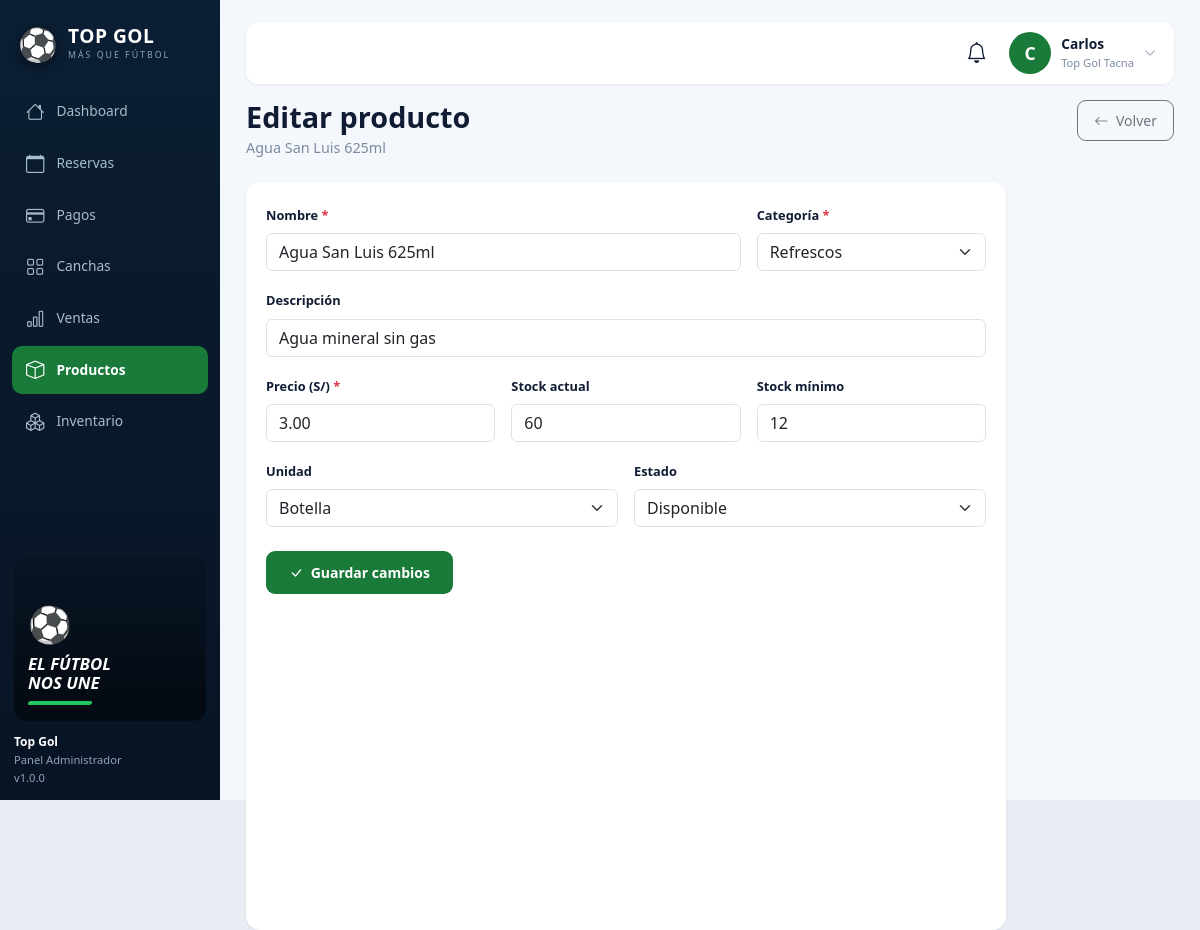
The page /admin/productos/editar/2 (signed in) on the database its author committed.
### tables this page shows
CREATE TABLE `productos` (
  `id` INT NOT NULL AUTO_INCREMENT,
  `nombre` VARCHAR(100) NOT NULL,
  `descripcion` VARCHAR(255) DEFAULT NULL,
  `categoria` ENUM('refrescos', 'bebidas_alcoholicas', 'snacks', 'hidratantes', 'otros') NOT NULL DEFAULT 'otros',
  `precio` DECIMAL(10,2) NOT NULL,
  `stock` INT NOT NULL DEFAULT 0,
  `stock_minimo` INT NOT NULL DEFAULT 5,
  `unidad` VARCHAR(20) NOT NULL DEFAULT 'unidad',
  `estado` ENUM('disponible', 'agotado', 'descontinuado') NOT NULL DEFAULT 'disponible',
  `created_at` TIMESTAMP NOT NULL DEFAULT CURRENT_TIMESTAMP,
  `updated_at` TIMESTAMP NOT NULL DEFAULT CURRENT_TIMESTAMP ON UPDATE CURRENT_TIMESTAMP,
  PRIMARY KEY (`id`),
  KEY `idx_producto_categoria` (`categoria`),
  KEY `idx_producto_estado` (`estado`)
);

### app/Controllers/ProductoController.php (called while the page is built, shortened)
<?php
class ProductoController extends Controller {
    public function edit(string|int $id): void {
        $modelo = new Producto();
        $producto = $modelo->obtenerPorId((int)$id);
        $this->view('productos/form', [
            'titulo'     => "Editar: {$producto['nombre']} - Panel Administrador",
            'adminMenu'  => 'productos',
            'categorias' => Producto::CATEGORIAS,
            'producto'   => $producto,
        ], false);
    }
}

### public/index.php (called while the page is built, shortened)
<?php
require_once APP_PATH . DIRECTORY_SEPARATOR . 'Helpers' . DIRECTORY_SEPARATOR . 'helpers.php';
spl_autoload_register(function (string $clase): void {
    $prefijo = 'App\\';
    $longitudPrefijo = strlen($prefijo);
    $claseRelativa = substr($clase, $longitudPrefijo);
    $rutaArchivo = APP_PATH . DIRECTORY_SEPARATOR . str_replace('\\', DIRECTORY_SEPARATOR, $claseRelativa) . '.php';
});
$router = new App\Core\Router();
$router->get('/', 'HomeController@index');
$router->get('/canchas', 'CanchaController@index');
$router->get('/cancha/crear', 'CanchaController@create', ['admin']);
$router->post('/cancha/guardar', 'CanchaController@store', ['admin']);
$router->get('/cancha/ver/{id}', 'CanchaController@show');
$router->get('/cancha/editar/{id}', 'CanchaController@edit', ['admin']);
$router->post('/cancha/actualizar/{id}', 'CanchaController@update', ['admin']);
$router->get('/cancha/eliminar/{id}', 'CanchaController@delete', ['admin']);
$router->post('/cancha/eliminar/{id}', 'CanchaController@delete', ['admin']);
$router->post('/cancha/estado/{id}', 'CanchaController@toggleEstado', ['admin']);
$router->get('/reservas', 'ReservaController@index', ['admin']);
$router->get('/reserva/formulario', 'ReservaController@formulario', ['auth']);
$router->get('/reserva/formulario/{id_cancha}', 'ReservaController@formulario', ['auth']);
$router->get('/reserva/crear', 'ReservaController@create', ['auth']);
$router->get('/reserva/crear/{id_cancha}', 'ReservaController@create', ['auth']);
$router->post('/reserva/guardar', 'ReservaController@store', ['auth']);
$router->get('/reserva/cancelar/{id}', 'ReservaController@cancel', ['auth']);
$router->post('/reserva/estado/{id}', 'ReservaController@updateStatus', ['admin']);
$router->get('/mis-reservas', 'ReservaController@misReservas', ['auth']);
$router->get('/mis-reservas/{id}', 'ReservaController@detalle', ['auth']);
$router->get('/admin/reservas', 'ReservaController@adminPanel', ['admin']);
$router->get('/admin/calendario', 'ReservaController@calendario', ['admin']);
$router->post('/reserva/pago/{id}', 'ReservaController@updatePayment', ['admin']);
$router->get('/admin/productos', 'ProductoController@index', ['admin']);
$router->get('/admin/productos/crear', 'ProductoController@create', ['admin']);
$router->post('/admin/productos/guardar', 'ProductoController@store', ['admin']);
$router->get('/admin/productos/editar/{id}', 'ProductoController@edit', ['admin']);
$router->post('/admin/productos/actualizar/{id}', 'ProductoController@update', ['admin']);
$router->get('/admin/productos/eliminar/{id}', 'ProductoController@delete', ['admin']);
$router->get('/api/notificaciones', 'NotificacionController@listar', ['admin']);
$router->get('/api/notificaciones/stream', 'NotificacionController@stream', ['admin']);
$router->post('/api/notificaciones/{id}/leer', 'NotificacionController@leer', ['admin']);
$router->post('/api/notificaciones/leer-todas', 'NotificacionController@leerTodas', ['admin']);
$router->get('/api/cancha/disponibilidad', 'ReservaController@checkAvailability');
$router->get('/admin/dashboard', 'UsuarioController@dashboard', ['admin']);
$router->get('/admin/usuarios', 'UsuarioController@index', ['admin']);
$router->get('/eventos', 'ReservaController@eventosInfo');
$router->get('/evento', 'ReservaController@eventoCreate', ['auth']);
$router->get('/evento/crear', 'ReservaController@eventoCreate', ['auth']);
$router->post('/evento/guardar', 'ReservaController@eventoStore', ['auth']);
$router->get('/contacto', 'ContactoController@index');
$router->post('/contacto/enviar', 'ContactoController@enviar');
$router->get('/perfil', 'UsuarioController@perfil', ['auth']);
$router->post('/perfil/actualizar', 'UsuarioController@updatePerfil', ['auth']);
$router->post('/perfil/password', 'UsuarioController@updatePassword', ['auth']);
$router->get('/login', 'AuthController@showLogin', ['guest']);
$router->post('/login', 'AuthController@login', ['guest']);
$router->get('/register', 'AuthController@showRegister', ['guest']);
$router->post('/register', 'AuthController@register', ['guest']);
$router->get('/logout', 'AuthController@logout', ['auth']);
$router->get('/auth/google', 'AuthController@googleLogin', ['guest']);
$router->get('/auth/google/callback', 'AuthController@googleCallback', ['guest']);
$router->dispatch();

### app/Config/Database.php (called while the page is built, shortened)
<?php
class Database {
    private static ?PDO $instancia = null;
    public static function getConnection(): PDO {
        if (self::$instancia === null) {
            $host = defined('DB_HOST') ? DB_HOST : 'localhost';
            $port = defined('DB_PORT') ? DB_PORT : '3306';
            $dbName = defined('DB_NAME') ? DB_NAME : 'topgol_db';
            $user = defined('DB_USER') ? DB_USER : 'root';
            $pass = defined('DB_PASS') ? DB_PASS : '';
            $charset = defined('DB_CHARSET') ? DB_CHARSET : 'utf8mb4';
            $dsn = "mysql:host={$host};port={$port};dbname={$dbName};charset={$charset}";
            $opciones = [
                PDO::ATTR_ERRMODE            => PDO::ERRMODE_EXCEPTION,
                PDO::ATTR_DEFAULT_FETCH_MODE => PDO::FETCH_ASSOC,
                PDO::ATTR_EMULATE_PREPARES   => false,
                PDO::MYSQL_ATTR_INIT_COMMAND => "SET NAMES '{$charset}'"
            ];
            try {
                self::$instancia = new PDO($dsn, $user, $pass, $opciones);
            } catch (PDOException $e) {
                $mensaje = "Error de conexión a la base de datos: " . $e->getMessage();
                if (defined('APP_ENV') && APP_ENV === 'development') {
                    die("<div style='font-family:sans-serif;padding:20px;background:#fee2e2;color:#991b1b;border:1px solid #f87171;border-radius:8px;max-width:700px;margin:50px auto;'>
                        <h3 style='margin-top:0;'>⚠️ Error de Conexión en TOP GOL</h3>
                        <p>{$mensaje}</p>
                        <p><strong>Verifica lo siguiente:</strong></p>
                        <ul>
                            <li>Que el servicio MySQL en XAMPP esté iniciado.</li>
                            <li>Que la base de datos <code>topgol_db</code> haya sido importada usando el archivo <code>database/schema.sql</code>.</li>
                            <li>Que las credenciales en <code>.env</code> sean correctas.</li>
                        </ul>
                    </div>");
                }
                die("Error interno de conexión al servidor de datos. Intente más tarde.");
            }
        }
        return self::$instancia;
    }
}

### app/Models/Producto.php (called while the page is built, shortened)
<?php
class Producto extends Model {
    protected string $tabla = 'productos';
    public function obtenerPorId(int $id): ?array {
        $sql = "SELECT * FROM {$this->tabla} WHERE id = ? LIMIT 1";
        return $this->selectOne($sql, [$id]);
    }
}

### app/Core/Model.php (called while the page is built, shortened)
<?php
abstract class Model {
    protected PDO $db;
    public function __construct() {
        $this->db = Database::getConnection();
    }
    protected function query(string $sql, array $params = []): PDOStatement {
        $stmt = $this->db->prepare($sql);
        $stmt->execute($params);
        return $stmt;
    }
    protected function selectOne(string $sql, array $params = []): ?array {
        $stmt = $this->query($sql, $params);
        $resultado = $stmt->fetch(PDO::FETCH_ASSOC);
        return $resultado !== false ? $resultado : null;
    }
}

### app/Helpers/helpers.php (called while the page is built, shortened)
<?php
function url(string $ruta = ''): string {
    $rutaLimpia = ltrim($ruta, '/');
    if ($rutaLimpia === '') {
        return URL_BASE;
    }
    return URL_BASE . '/' . $rutaLimpia;
}

### app/Views/productos/form.php (the view, shortened to what this page needs)
<?php
$esEdicion = $producto !== null;
$p = $producto ?? [];
?>
<?php require VIEWS_PATH . DIRECTORY_SEPARATOR . 'layout' . DIRECTORY_SEPARATOR . 'admin_top.php'; ?>
            <div class="d-flex align-items-start justify-content-between gap-3 flex-wrap mb-4">
                <div>
                    <h1 class="adm-h1"><?= $esEdicion ? 'Editar producto' : 'Nuevo producto' ?></h1>
                    <p class="adm-sub"><?= $esEdicion ? htmlspecialchars((string)($p['nombre'] ?? '')) : 'Registra un producto en el inventario.' ?></p>
                </div>
                <a href="<?= url('/admin/productos') ?>" class="btn btn-sm btn-outline-secondary" style="border-radius:9px;padding:9px 16px;">
                    <i class="bi bi-arrow-left me-1"></i> Volver
                </a>
            </div>
            <div class="panel" style="max-width:760px;">
                <form action="<?= $esEdicion ? url('/admin/productos/actualizar/' . $p['id']) : url('/admin/productos/guardar') ?>" method="POST" class="needs-validation" novalidate>
                    <div class="row g-3">
                        <div class="col-md-8">
                            <label for="nombre" class="form-label fw-semibold" style="font-size:.8rem;">Nombre <span class="text-danger">*</span></label>
                            <input type="text" class="form-control" id="nombre" name="nombre" value="<?= htmlspecialchars((string)($p['nombre'] ?? '')) ?>" placeholder="Ej: Gatorade 500ml" required>
                        </div>
                        <div class="col-md-4">
                            <label for="categoria" class="form-label fw-semibold" style="font-size:.8rem;">Categoría <span class="text-danger">*</span></label>
                            <select class="form-select" id="categoria" name="categoria" required>
                                <?php foreach ($categorias as $v => $l): ?>
                                    <option value="<?= $v ?>" <?= ($p['categoria'] ?? 'otros') === $v ? 'selected' : '' ?>><?= $l ?></option>
                                <?php endforeach; ?>
                            </select>
                        </div>
                        <div class="col-12">
                            <label for="descripcion" class="form-label fw-semibold" style="font-size:.8rem;">Descripción</label>
                            <input type="text" class="form-control" id="descripcion" name="descripcion" value="<?= htmlspecialchars((string)($p['descripcion'] ?? '')) ?>" placeholder="Detalle opcional del producto">
                        </div>
                        <div class="col-md-4">
                            <label for="precio" class="form-label fw-semibold" style="font-size:.8rem;">Precio (S/) <span class="text-danger">*</span></label>
                            <input type="number" class="form-control" id="precio" name="precio" step="0.50" min="0.50" value="<?= htmlspecialchars((string)($p['precio'] ?? '')) ?>" required>
                        </div>
                        <div class="col-md-4">
                            <label for="stock" class="form-label fw-semibold" style="font-size:.8rem;">Stock actual</label>
                            <input type="number" class="form-control" id="stock" name="stock" min="0" step="1" value="<?= htmlspecialchars((string)($p['stock'] ?? '0')) ?>">
                        </div>
                        <div class="col-md-4">
                            <label for="stock_minimo" class="form-label fw-semibold" style="font-size:.8rem;">Stock mínimo</label>
                            <input type="number" class="form-control" id="stock_minimo" name="stock_minimo" min="0" step="1" value="<?= htmlspecialchars((string)($p['stock_minimo'] ?? '5')) ?>">
                        </div>
                        <div class="col-md-6">
                            <label for="unidad" class="form-label fw-semibold" style="font-size:.8rem;">Unidad</label>
                            <select class="form-select" id="unidad" name="unidad">
                                <?php foreach (['unidad', 'botella', 'lata', 'bolsa', 'caja', 'paquete'] as $u): ?>
                                    <option value="<?= $u ?>" <?= ($p['unidad'] ?? 'unidad') === $u ? 'selected' : '' ?>><?= ucfirst($u) ?></option>
                                <?php endforeach; ?>
                            </select>
                        </div>
                        <div class="col-md-6">
                            <label for="estado" class="form-label fw-semibold" style="font-size:.8rem;">Estado</label>
                            <select class="form-select" id="estado" name="estado">
                                <?php foreach (['disponible' => 'Disponible', 'agotado' => 'Agotado', 'descontinuado' => 'Descontinuado'] as $v => $l): ?>
                                    <option value="<?= $v ?>" <?= ($p['estado'] ?? 'disponible') === $v ? 'selected' : '' ?>><?= $l ?></option>
                                <?php endforeach; ?>
                            </select>
                        </div>
                    </div>
                    <button type="submit" class="btn btn-sm fw-bold mt-4" style="background:#1a7a3a;color:#fff;border-radius:9px;padding:10px 22px;">
                        <i class="bi bi-check-lg me-1"></i> <?= $esEdicion ? 'Guardar cambios' : 'Registrar producto' ?>
                    </button>
                </form>
            </div>
<?php require VIEWS_PATH . DIRECTORY_SEPARATOR . 'layout' . DIRECTORY_SEPARATOR . 'admin_bottom.php'; ?>

### app/Core/Router.php (shortened to what this page needs)
<?php
class Router {
    private array $rutas = [
        'GET'  => [],
        'POST' => []
    ];
    private function registrar(string $metodo, string $ruta, string $accion, array $middlewares): void {
        $rutaNormalizada = '/' . trim($ruta, '/');
        preg_match_all('/\{([a-zA-Z0-9_]+)\}/', $rutaNormalizada, $matches);
        $nombresParametros = $matches[1] ?? [];
        $regex = preg_replace('/\{[a-zA-Z0-9_]+\}/', '([^/]+)', $rutaNormalizada);
        $regexFinal = '#^' . $regex . '$#';
        $this->rutas[$metodo][] = [
            'ruta'        => $rutaNormalizada,
            'regex'       => $regexFinal,
            'accion'      => $accion,
            'params'      => $nombresParametros,
            'middlewares' => $middlewares
        ];
    }
    public function dispatch(): void {
        $metodo = $_SERVER['REQUEST_METHOD'] ?? 'GET';
        $uri = $this->obtenerRutaActual();
        foreach ($this->rutas[$metodo] as $rutaInfo) {
            if (preg_match($rutaInfo['regex'], $uri, $matches)) {
                array_shift($matches);
                $this->ejecutarAccion($rutaInfo['accion'], $matches);
                return;
            }
        }
    }
    private function obtenerRutaActual(): string {
        if (!empty($_GET['url']) && $_GET['url'] !== 'index.php') {
            $uri = '/' . trim((string)$_GET['url'], '/');
            return $uri === '//' ? '/' : $uri;
        }
        $requestUri = $_SERVER['REQUEST_URI'] ?? '/';
        $requestUri = preg_replace('#^/public(/|$)#', '$1', $requestUri);
        $requestUri = preg_replace('#^/index\.php(/|$)#', '$1', $requestUri);
        $uri = '/' . trim($requestUri, '/');
        return $uri === '//' ? '/' : $uri;
    }
    private function ejecutarAccion(string $accion, array $params): void {
        [$controladorNombre, $metodo] = explode('@', $accion);
        $controlador = new $claseCompleta();
        call_user_func_array([$controlador, $metodo], $params);
    }
}

### rows shown on the page
productos: nombre "Agua San Luis 625ml", categoria "Refrescos", descripcion "Agua mineral sin gas", precio "3.00", stock "60", stock_minimo "12", unidad "Botella", estado "Disponible"

### other values the page prints
$item['label'] "Dashboard"
$item['label'] "Reservas"
$item['label'] "Pagos"
$item['label'] "Canchas"
$item['label'] "Ventas"
$item['label'] "Productos"
$item['label'] "Inventario"
